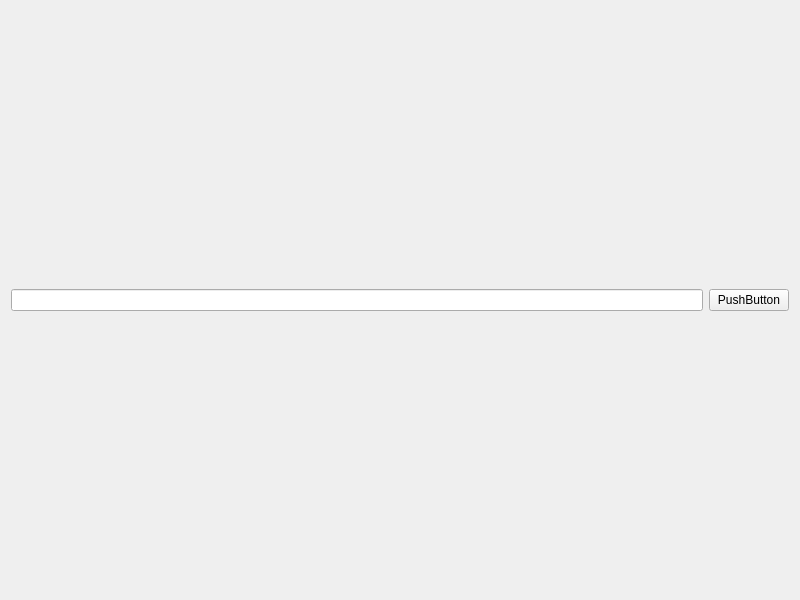
<?xml version="1.0" encoding="UTF-8"?>
<ui version="4.0">
 <class>Widget</class>
 <widget class="QWidget" name="Widget">
  <property name="geometry">
   <rect>
    <x>0</x>
    <y>0</y>
    <width>800</width>
    <height>600</height>
   </rect>
  </property>
  <property name="windowTitle">
   <string>Widget</string>
  </property>
  <layout class="QHBoxLayout" name="horizontalLayout">
   <item>
    <widget class="QLineEdit" name="lineEdit"/>
   </item>
   <item>
    <widget class="QPushButton" name="pushButton">
     <property name="text">
      <string>PushButton</string>
     </property>
    </widget>
   </item>
  </layout>
 </widget>
 <resources/>
 <connections/>
</ui>
